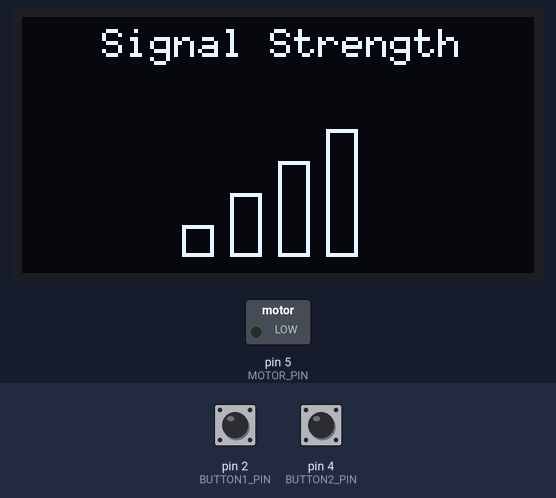
The sketch below on a simulated Arduino Uno, built with avr-gcc and run on an emulated ATmega328P. On the bench: 128×64 one-colour display, switched loads named in the sketch (green lamp = pin HIGH). Inputs (shaded band) come from the test bench; at power-on: pin 2 (BUTTON1_PIN) LOW, pin 4 (BUTTON2_PIN) LOW.

Above: at 1.3 s.
1.4 s: pin 2 (BUTTON1_PIN) pulled HIGH for 0.35 s
At 3.0 s:
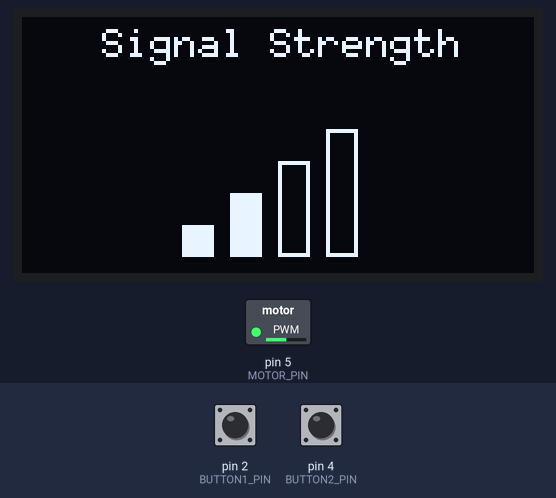
3.3 s: pin 2 (BUTTON1_PIN) pulled HIGH for 1 s
At 5.2 s:
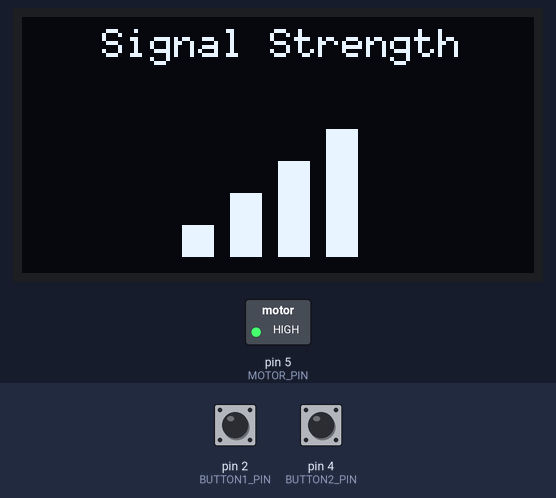
5.8 s: pin 4 (BUTTON2_PIN) pulled HIGH for 1 s
At 6.14 s:
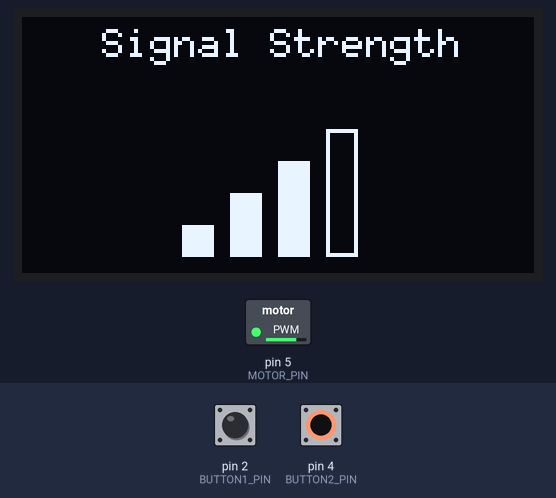
8.4 s: pin 2 (BUTTON1_PIN) pulled HIGH for 3.2 s
At 8.7 s:
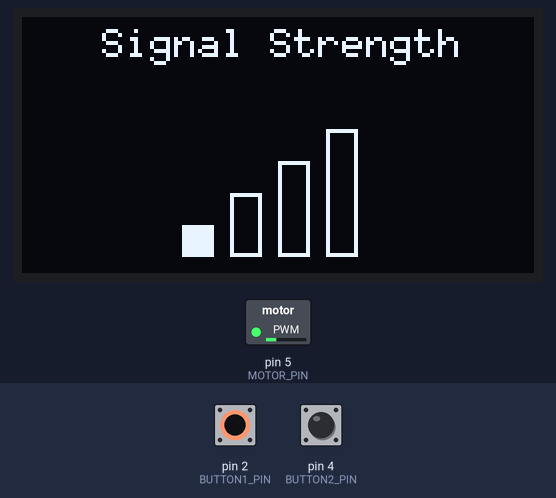
13.1 s: pin 4 (BUTTON2_PIN) pulled HIGH for 0.35 s
At 13.35 s:
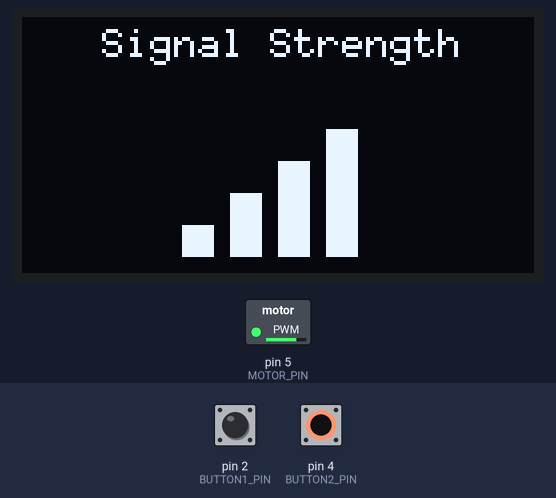
Timing chart, 0 to 15.9 s (numbered marks = the images above; inputs shaded):
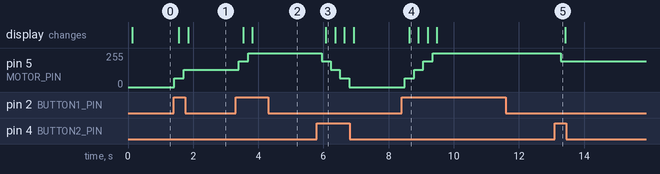

Measured:
- after the input at 1.4 s, pin 5 (MOTOR_PIN): 0/255 → 64/255 at once, → 128/255 0.28 s later; the display: first changes after 0.16 s (image 1 shows a later state)
- after the input at 3.3 s, pin 5 (MOTOR_PIN): 128/255 → 192/255 after 0.11 s, → 255/255 0.28 s later; the display: first changes after 0.24 s (image 2 shows a later state)
- after the input at 5.8 s, pin 5 (MOTOR_PIN): 255/255 → 192/255 after 0.14 s, → 128/255 0.28 s later, → 64/255 0.28 s later, → 0/255 0.28 s later; the display: changes after 0.27 s (image 3)
- after the input at 8.4 s, pin 5 (MOTOR_PIN): 0/255 → 64/255 after 0.10 s, → 128/255 0.28 s later, → 192/255 0.28 s later, → 255/255 0.28 s later; the display: changes after 0.23 s (image 4)
- after the input at 13.1 s, pin 5 (MOTOR_PIN): 255/255 → 192/255 after 0.19 s

The sketch:

haptic_animation.ino
```cpp
#include <U8glib.h>

#define BUTTON1_PIN 2   // Increase intensity
#define BUTTON2_PIN 4   // Decrease intensity
#define MOTOR_PIN   5   // Haptic motor (PWM)

U8GLIB_SH1106_128X64 u8g(U8G_I2C_OPT_NONE);

int level = 0;          // 0 to 4 signal bars

void setup() {
  pinMode(BUTTON1_PIN, INPUT);
  pinMode(BUTTON2_PIN, INPUT);
  pinMode(MOTOR_PIN, OUTPUT);
}

void loop() {
  if (digitalRead(BUTTON1_PIN) == HIGH) {
    level++;
    if (level > 4) level = 4;
  }

  if (digitalRead(BUTTON2_PIN) == HIGH) {
    level--;
    if (level < 0) level = 0;
  }

  // Map level to exact PWM values (no leftover small PWM noise)
  int pwmValue = 0;
  switch (level) {
    case 0: pwmValue = 0; break;       // Off
    case 1: pwmValue = 64; break;      // ~25%
    case 2: pwmValue = 128; break;     // ~50%
    case 3: pwmValue = 192; break;     // ~75%
    case 4: pwmValue = 255; break;     // 100%
  }
  analogWrite(MOTOR_PIN, pwmValue);

  drawSignalBars(level);
  delay(150);   // debounce + refresh
}

void drawSignalBars(int levels) {
  u8g.firstPage();
  do {
    u8g.setFont(u8g_font_6x10);
    u8g.drawStr(20, 10, "Signal Strength");

    // draw 4 bars like cellular network
    for (int i = 0; i < 4; i++) {
      int barHeight = (i + 1) * 8;
      int x = 40 + i * 12;
      int y = 60 - barHeight;
      if (i < levels) {
        u8g.drawBox(x, y, 8, barHeight);  // filled bar
      } else {
        u8g.drawFrame(x, y, 8, barHeight); // empty bar outline
      }
    }
  } while (u8g.nextPage());
}
```
